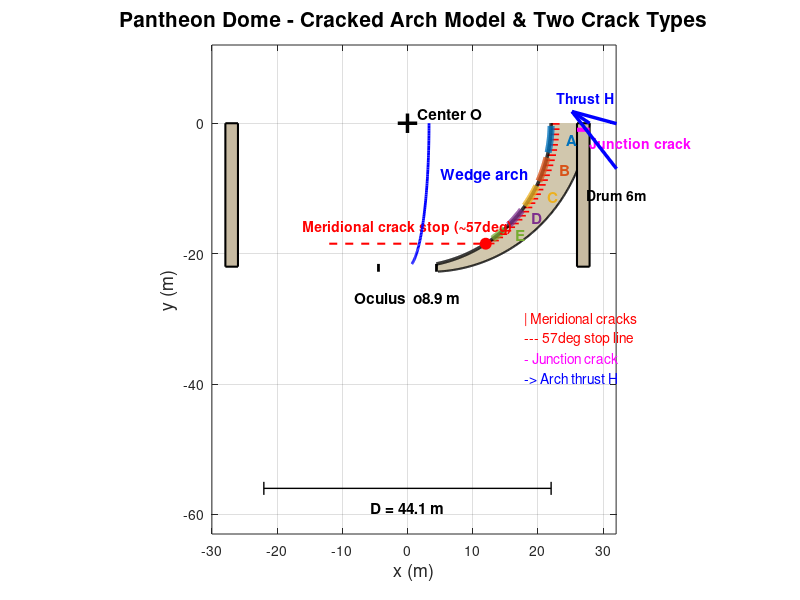

Write the MATLAB code that produced this figure.
% plot_dome_profile.m (v3)
% Dome cross-section with arch model + two crack types
% MATLAB R2026a

clear; close all;

R = 22.03;  r_oc = 4.45;
phi_oc = asin(r_oc / R);  phi_max = pi/2;
t_oc = 1.2;  t_base = 5.9;

phi_arr = linspace(phi_oc, phi_max, 300);
x_inner = R * sin(phi_arr);
y_inner = R * cos(phi_arr);
for i = 1:length(phi_arr)
    phi = phi_arr(i);
    ratio = (phi - phi_oc) / (phi_max - phi_oc);
    t = t_oc + (t_base - t_oc) * ratio;
    x_outer(i) = (R + t) * sin(phi);
    y_outer(i) = (R + t) * cos(phi);
end

figure('Position', [40, 40, 780, 720]);
hold on;

fill([x_inner, fliplr(x_outer)], [-y_inner, -fliplr(y_outer)], ...
     [0.82 0.78 0.68], 'EdgeColor', 'none');

phi_crack_start = (90 - 57) * pi / 180;
phi_crack_end   = pi/2;
idx = phi_arr >= phi_crack_start & phi_arr <= phi_crack_end;
x_cr = x_inner(idx);  y_cr = -y_inner(idx);
for j = 1:8:length(x_cr)
    plot([x_cr(j), x_cr(j) + 1.3*sign(x_cr(j))], [y_cr(j), y_cr(j)], ...
         'r-', 'LineWidth', 1.2);
end

plot(x_inner, -y_inner, 'k-', 'LineWidth', 2.5);
plot(x_outer, -y_outer, 'k-', 'LineWidth', 1.5);

y_oc = sqrt(R^2 - r_oc^2);
plot([-r_oc, -r_oc], [-y_oc, -y_oc-t_oc], 'k-', 'LineWidth', 2);
plot([ r_oc,  r_oc], [-y_oc, -y_oc-t_oc], 'k-', 'LineWidth', 2);
text(0, -y_oc - t_oc - 4, sprintf('Oculus  o%.1f m', 2*r_oc), ...
    'FontSize', 11, 'HorizontalAlignment', 'center', 'FontWeight', 'bold');

xd = 26;
x_drum = [x_outer(end), x_outer(end), xd, xd];
yt = -y_outer(end);
y_drum = [yt, yt-22, yt-22, yt];
fill(x_drum, y_drum, [0.78 0.73 0.63], 'EdgeColor', 'k', 'LineWidth', 1.5);
fill(-x_drum, y_drum, [0.78 0.73 0.63], 'EdgeColor', 'k', 'LineWidth', 1.5);
text(xd+1.5, mean(y_drum(1:2)), 'Drum 6m', 'FontSize', 10, 'FontWeight', 'bold');

h = [4.08, 3.79, 3.52, 3.05, 2.39];
band = 0.84;
labels = {'A','B','C','D','E'};
colors = lines(5);
cum_arc = band / 2;
for i = 1:5
    phi_low  = phi_max - cum_arc / R;
    phi_high = phi_max - (cum_arc + h(i)) / R;
    phi_mid  = (phi_low + phi_high) / 2;
    phi_plt  = linspace(phi_high, phi_low, 40);
    plot(R*sin(phi_plt), -R*cos(phi_plt), '-', 'Color', colors(i,:), 'LineWidth', 5);
    text(R*sin(phi_mid)+2.5, -R*cos(phi_mid), labels{i}, ...
        'Color', colors(i,:), 'FontSize', 11, 'FontWeight', 'bold');
    cum_arc = cum_arc + h(i) + band;
end

phi_57 = (90 - 57) * pi / 180;
x57 = R * sin(phi_57);  y57 = -R * cos(phi_57);
plot([-x57, x57], [y57, y57], 'r--', 'LineWidth', 1.5);
text(0, y57 + 2.5, 'Meridional crack stop (~57deg)', 'FontSize', 10, ...
    'Color', 'red', 'HorizontalAlignment', 'center', 'FontWeight', 'bold');
plot(x57, y57, 'ro', 'MarkerSize', 8, 'MarkerFaceColor', 'r');

plot([x_outer(end), xd], [yt-1, yt-1], 'm-', 'LineWidth', 3);
text((x_outer(end)+xd)/2 + 1, yt-3, 'Junction crack', ...
    'FontSize', 10, 'Color', 'm', 'FontWeight', 'bold');

quiver(x_outer(end), yt, -3, 2, 'b-', 'LineWidth', 2.5, 'MaxHeadSize', 2);
text(x_outer(end)-5, yt+4, 'Thrust H', 'FontSize', 10, ...
    'Color', 'b', 'FontWeight', 'bold');

phi_arch = linspace(phi_oc, phi_max, 80);
x_arch = R*0.15 * sin(phi_arch);
y_arch = -R * cos(phi_arch);
plot(x_arch, y_arch, 'b-', 'LineWidth', 2);
text(5, -8, 'Wedge arch', 'FontSize', 11, 'Color', 'b', 'FontWeight', 'bold');

plot(0, 0, 'k+', 'MarkerSize', 14, 'LineWidth', 2.5);
text(1.5, 1.5, 'Center O', 'FontSize', 11, 'FontWeight', 'bold');

plot([-R, R], [-56, -56], 'k-', 'LineWidth', 1);
plot([-R, -R], [-57, -55], 'k-', 'LineWidth', 1);
plot([R, R], [-57, -55], 'k-', 'LineWidth', 1);
text(0, -59, sprintf('D = %.1f m', 2*R), ...
    'FontSize', 11, 'HorizontalAlignment', 'center', 'FontWeight', 'bold');

axis equal;
xlim([-30, 32]);  ylim([-63, 12]);
xlabel('x (m)', 'FontSize', 13);
ylabel('y (m)', 'FontSize', 13);
title('Pantheon Dome - Cracked Arch Model & Two Crack Types', 'FontSize', 15);
grid on; box on;

text(18, -30, '| Meridional cracks', 'FontSize', 10, 'Color', 'red');
text(18, -33, '--- 57deg stop line', 'FontSize', 10, 'Color', 'red');
text(18, -36, '- Junction crack', 'FontSize', 10, 'Color', 'm');
text(18, -39, '-> Arch thrust H', 'FontSize', 10, 'Color', 'b');

saveas(gcf, 'fig_dome_profile_arch.png');
fprintf('Saved: fig_dome_profile_arch.png\n');
